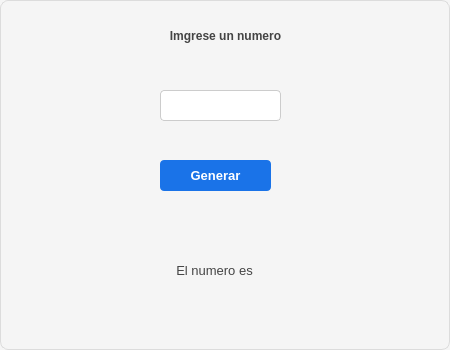
<?xml version="1.0" encoding="UTF-8"?>
<ui version="4.0">
 <class>Dialog</class>
 <widget class="QDialog" name="Dialog">
  <property name="geometry">
   <rect>
    <x>0</x>
    <y>0</y>
    <width>450</width>
    <height>350</height>
   </rect>
  </property>
  <property name="font">
   <font>
    <pointsize>10</pointsize>
   </font>
  </property>
  <property name="windowTitle">
   <string>Numeros primos</string>
  </property>
  <property name="styleSheet">
   <string notr="true">/* Estilo general del diálogo */
QDialog {
    background-color: #f5f5f5;   /* Fondo claro */
    border: 1px solid #dcdcdc;   /* Borde sutil */
    border-radius: 8px;          /* Esquinas suaves */
    color: #333333;              /* Texto neutro */
}

/* Etiquetas */
QLabel {
    color: #444444;              /* Gris oscuro para contraste */
    padding: 4px;
}

/* Campos de texto */
QLineEdit {
    background-color: #ffffff;   /* Fondo blanco */
    border: 1px solid #cccccc;   /* Borde suave */
    border-radius: 4px;
    padding: 6px;
    selection-background-color: #87cefa; /* Azul claro al seleccionar */
    selection-color: #000000;
}

QLineEdit:focus {
    border: 1px solid #1a73e8;   /* Azul corporativo al enfocar */
    background-color: #fafafa;
}

/* Botones */
QPushButton {
    background-color: #1a73e8;   /* Azul profesional */
    color: #ffffff;
    border: none;
    border-radius: 4px;
    padding: 8px 14px;
    font-weight: bold;
}

QPushButton:hover {
    background-color: #1669c1;   /* Azul más intenso al pasar el cursor */
}

QPushButton:pressed {
    background-color: #0d47a1;   /* Azul profundo al presionar */
}

QPushButton:disabled {
    background-color: #e0e0e0;   /* Gris claro para deshabilitado */
    color: #888888;
}
</string>
  </property>
  <widget class="QLabel" name="label">
   <property name="geometry">
    <rect>
     <x>10</x>
     <y>10</y>
     <width>431</width>
     <height>51</height>
    </rect>
   </property>
   <property name="font">
    <font>
     <weight>75</weight>
     <bold>true</bold>
    </font>
   </property>
   <property name="text">
    <string>Imgrese un numero</string>
   </property>
   <property name="alignment">
    <set>Qt::AlignCenter</set>
   </property>
  </widget>
  <widget class="QLineEdit" name="ent_num">
   <property name="geometry">
    <rect>
     <x>160</x>
     <y>90</y>
     <width>121</width>
     <height>31</height>
    </rect>
   </property>
  </widget>
  <widget class="QPushButton" name="btn_generar">
   <property name="geometry">
    <rect>
     <x>160</x>
     <y>160</y>
     <width>111</width>
     <height>31</height>
    </rect>
   </property>
   <property name="text">
    <string>Generar</string>
   </property>
  </widget>
  <widget class="QLabel" name="lbl_resultado">
   <property name="geometry">
    <rect>
     <x>34</x>
     <y>245</y>
     <width>361</width>
     <height>51</height>
    </rect>
   </property>
   <property name="text">
    <string>El numero es</string>
   </property>
   <property name="alignment">
    <set>Qt::AlignCenter</set>
   </property>
  </widget>
 </widget>
 <resources/>
 <connections/>
</ui>
